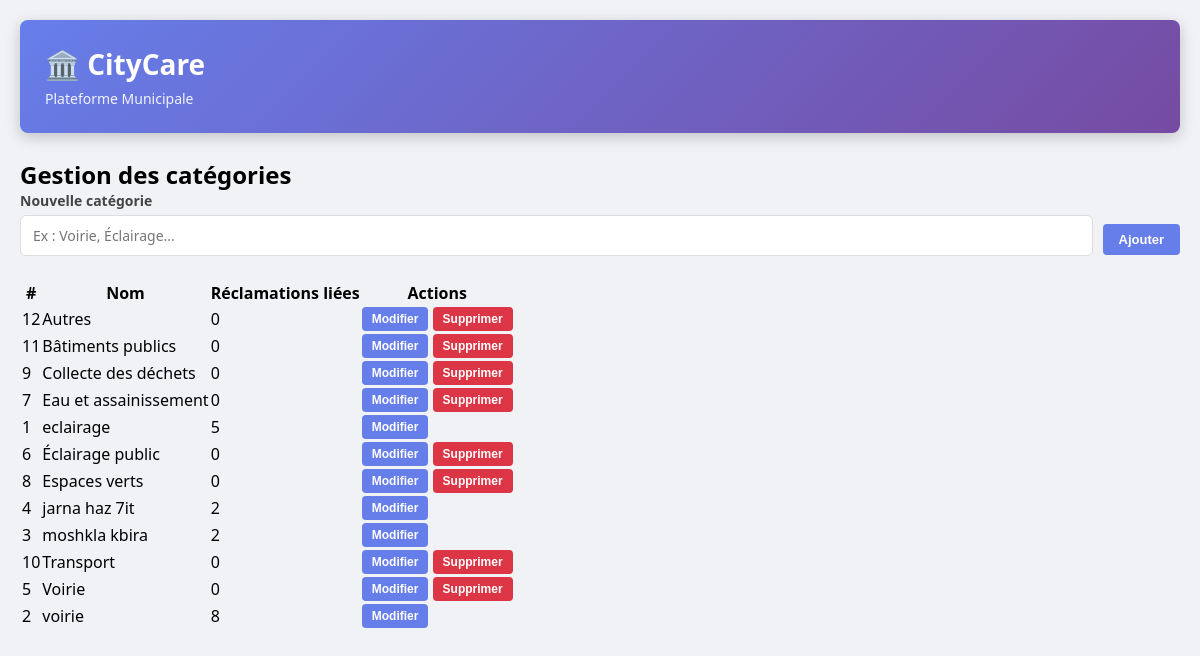
The page /categorie.php on the database its author committed.
### tables this page shows
CREATE TABLE `categorie` (
  `idCateg` int(11) NOT NULL,
  `label` varchar(100) NOT NULL
);

### categorie.php (the view, shortened to what this page needs)
<?php
require_once 'includes/header.php';
$pdo    = getConnexion();
$categories = $pdo->query("
    SELECT c.idCateg, c.label,
           COUNT(rc.idRec) AS nbRec
    FROM   categorie c
    LEFT JOIN reclamation_categorie rc ON rc.idCateg = c.idCateg
    GROUP  BY c.idCateg
    ORDER  BY c.label
")->fetchAll();
?>
<div class="card">
    <h2 style="margin-top:0">Gestion des catégories</h2>
    <form method="POST" style="display:flex;gap:10px;align-items:flex-end;margin-bottom:24px">
        <div style="flex:1">
            <label>Nouvelle catégorie</label>
            <input type="text" name="label" placeholder="Ex : Voirie, Éclairage…" style="margin:0">
        </div>
        <button type="submit" class="btn btn-primary" style="margin-bottom:1px">Ajouter</button>
    </form>
    <?php if (empty($categories)): ?>
        <p style="color:#888;text-align:center;padding:20px 0">Aucune catégorie pour l'instant.</p>
    <?php else: ?>
    <table>
        <thead>
            <tr>
                <th>#</th>
                <th>Nom</th>
                <th>Réclamations liées</th>
                <th>Actions</th>
            </tr>
        </thead>
        <tbody>
        <?php foreach ($categories as $cat): ?>
        <tr id="row-<?= $cat['idCateg'] ?>">
            <td><?= $cat['idCateg'] ?></td>
            <td>
                <span id="label-<?= $cat['idCateg'] ?>"><?= htmlspecialchars($cat['label']) ?></span>
            </td>
            <td><?= $cat['nbRec'] ?></td>
            <td style="white-space:nowrap">
                <button onclick="toggleEdit(<?= $cat['idCateg'] ?>, true)"
                    class="btn btn-primary btn-sm" id="btn-edit-<?= $cat['idCateg'] ?>">Modifier</button>
                <?php if ($cat['nbRec'] == 0): ?>
                <form method="POST" style="display:inline">
                    <button type="submit" class="btn btn-danger btn-sm"
                        onclick="return confirm('Supprimer cette catégorie ?')">Supprimer</button>
                </form>
                <?php endif; ?>
            </td>
        </tr>
        <?php endforeach; ?>
        </tbody>
    </table>
    <?php endif; ?>
</div>
<?php require_once 'includes/footer.php'; ?>

### header.php (shortened to what this page needs)
<?php
$defaults = [
    'title'      => 'CityCare',
    'subtitle'   => 'Plateforme Municipale',
    'icon'       => '🏛️',
    'bgGradient' => 'linear-gradient(135deg, #667eea 0%, #764ba2 100%)',
];
$config = array_merge($defaults, $headerConfig ?? []);
?>
<!DOCTYPE html>
<html lang="fr">
<head>
</head>
<body>
<div class="page-wrapper">
    <div class="dashboard-header" style="background:<?= $config['bgGradient'] ?>;color:white;padding:25px;border-radius:8px;margin-bottom:25px;box-shadow:0 4px 15px rgba(0,0,0,.2);">
        <h1 style="margin:0 0 6px;font-size:28px;"><?= $config['icon'] ?> <?= htmlspecialchars($config['title']) ?></h1>
        <p style="margin:0;font-size:14px;opacity:.9;"><?= htmlspecialchars($config['subtitle']) ?></p>
    </div>
    <div class="main-content">

### footer.php (shortened to what this page needs)
</div>
</body>
</html>

### header.php (style rules this page uses)
* { margin:0; padding:0; box-sizing:border-box; }
body { font-family: 'Segoe UI', Arial, sans-serif; background: #f0f2f5; min-height: 100vh; }
.page-wrapper { max-width: 1400px; margin: 0 auto; padding: 20px; }
.btn { display:inline-block;padding:8px 16px;border:none;border-radius:4px;cursor:pointer;text-decoration:none;font-size:13px;font-weight:600;transition:all .3s; }
.btn-primary { background:#667eea;color:white; }
.btn-danger { background:#dc3545;color:white; }
.btn-sm { padding:5px 10px;font-size:12px; }
input[type="text"],input[type="email"],input[type="password"],input[type="tel"], textarea, select { width:100%; padding:10px 12px; border:1px solid #ddd; border-radius:6px; font-size:14px; font-family:inherit; outline:none; transition:border .2s; box-sizing:border-box; }
label { display:block;font-weight:600;margin-bottom:5px;color:#444;font-size:14px; }

### rows shown on the page
categorie: idCateg "12", label "Autres", nbRec "0"
categorie: idCateg "11", label "Bâtiments publics", nbRec "0"
categorie: idCateg "9", label "Collecte des déchets", nbRec "0"
categorie: idCateg "7", label "Eau et assainissement", nbRec "0"
categorie: idCateg "1", label "eclairage", nbRec "5"
categorie: idCateg "6", label "Éclairage public", nbRec "0"
categorie: idCateg "8", label "Espaces verts", nbRec "0"
categorie: idCateg "4", label "jarna haz 7it", nbRec "2"
categorie: idCateg "3", label "moshkla kbira", nbRec "2"
categorie: idCateg "10", label "Transport", nbRec "0"
categorie: idCateg "5", label "Voirie", nbRec "0"
categorie: idCateg "2", label "voirie", nbRec "8"

### other values the page prints
$config['icon'] "🏛️"
$config['title'] "CityCare"
$config['subtitle'] "Plateforme Municipale"
